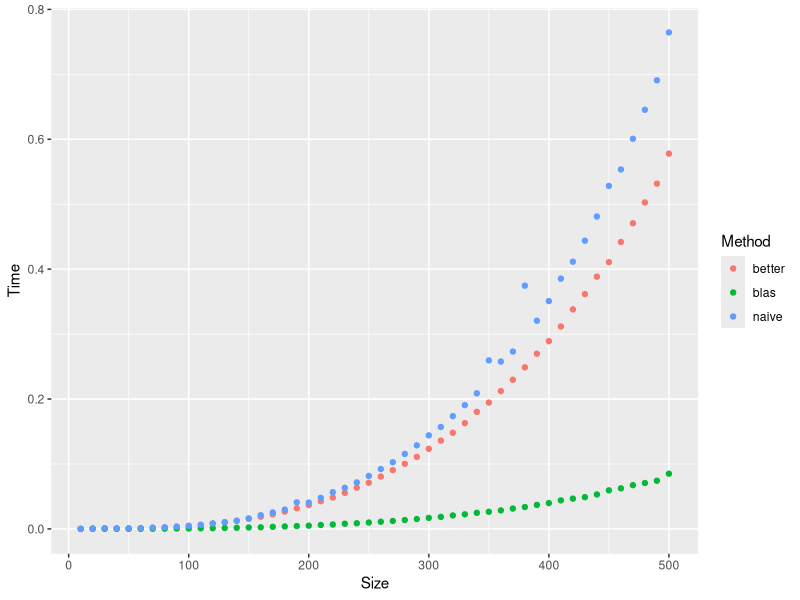
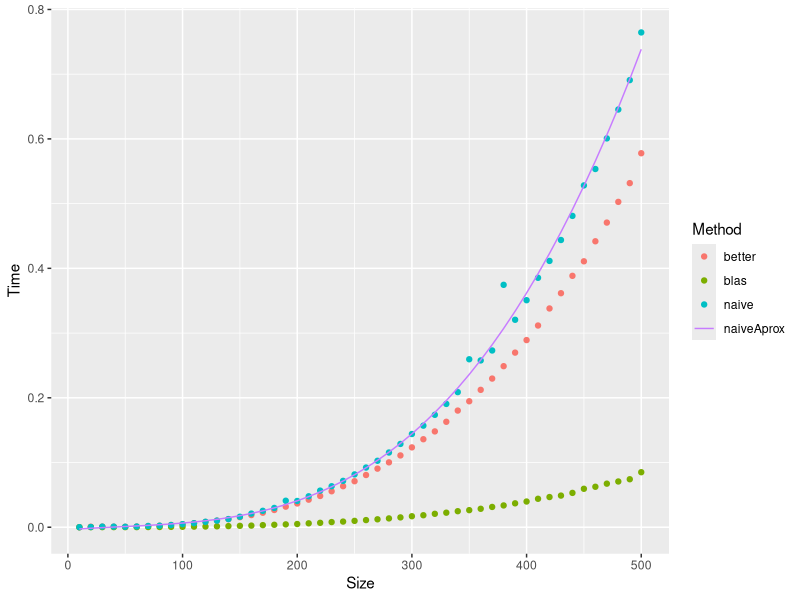
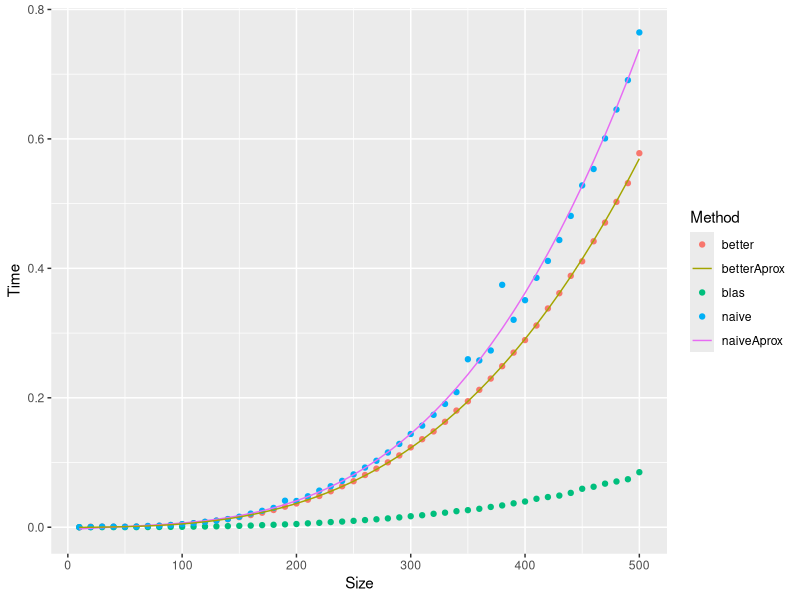
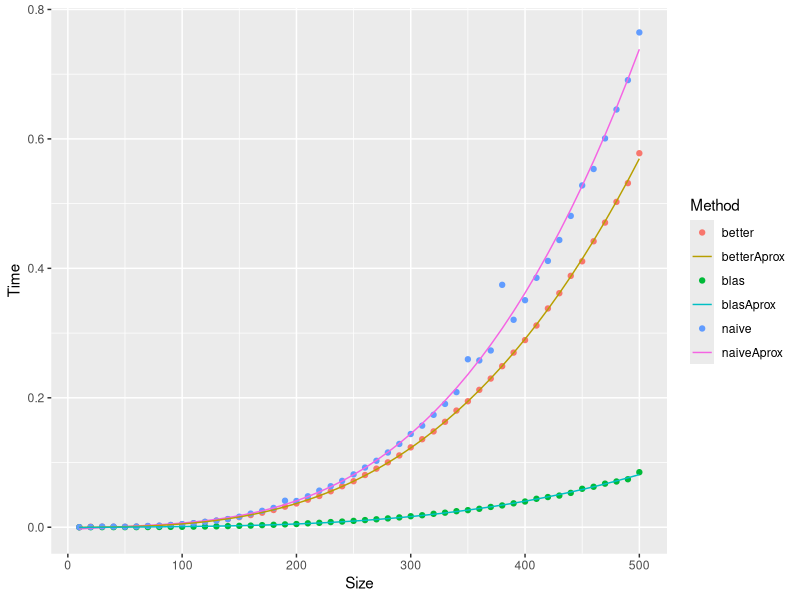

Generate these figures, in order, with R:
aprox <- function(avg_results_method,method) {

	avg_results_method = avg_results[avg_results$Method==method,]

	fit_method = lm(Time ~ poly(Size,3), data=avg_results_method)

	newdata = data.frame(Size = seq(10,500, length.out=50))

	newdata$Time = predict(fit_method, newdata)

	newdata$Method = paste(method,"Aprox", sep="")

	return(newdata)
}

library("ggplot2")

results = read.csv("data.csv")

avg_results = aggregate( Time ~ Size:Method, data=results, FUN=mean)

ggplot(avg_results,aes(Size,Time,colour=Method, group=Method)) + geom_point()

for(method in c("naive","better","blas")){
}
	newdata = aprox(avg_results,"naive");
	last_plot() + geom_line(data=newdata, aes(Size,Time))
	newdata = aprox(avg_results,"better");
	last_plot() + geom_line(data=newdata, aes(Size,Time))
	newdata = aprox(avg_results,"blas");
	last_plot() + geom_line(data=newdata, aes(Size,Time))

